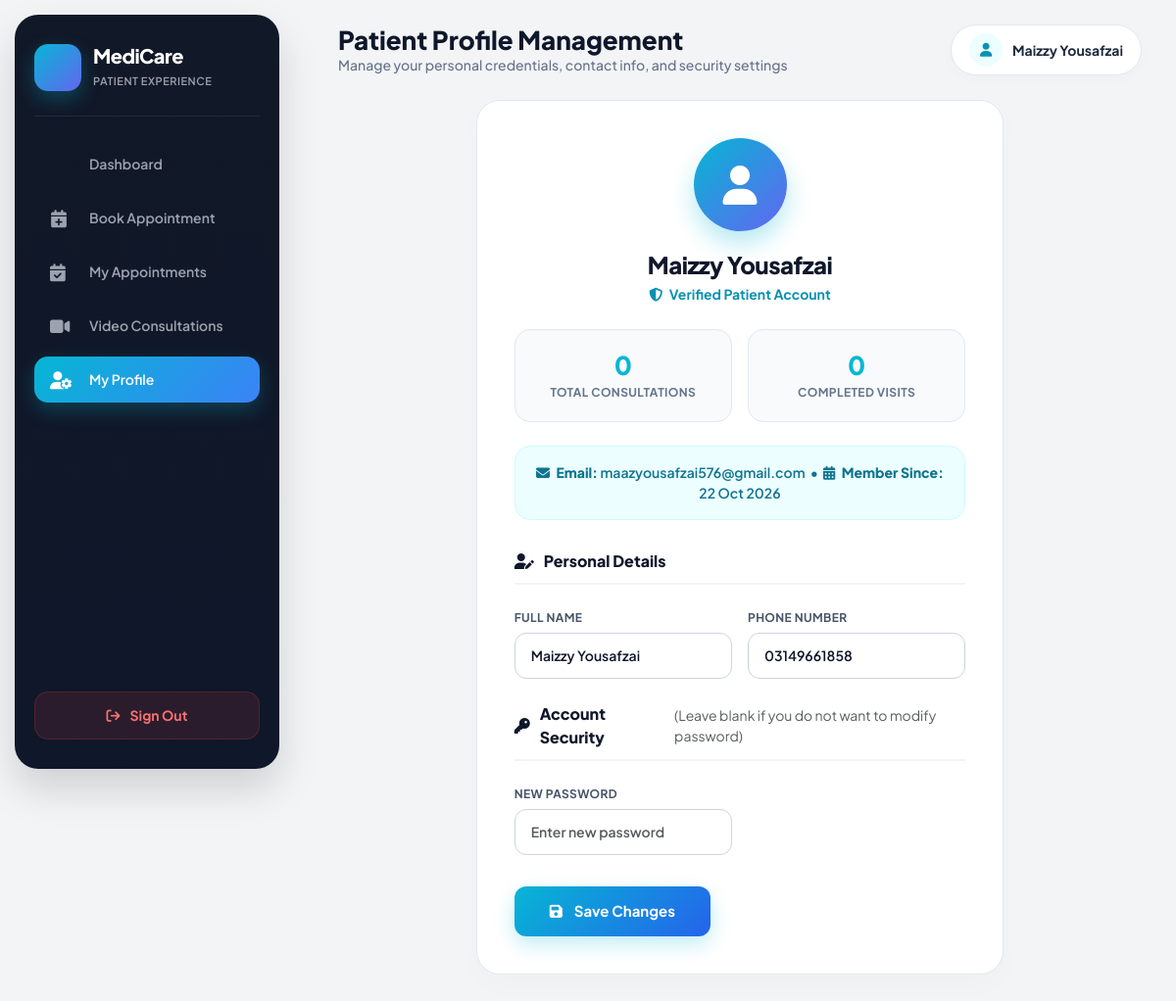
The app's page /patient/profile.php (signed in) with its own data.
### tables this page shows
CREATE TABLE `users` (
  `id` int(11) NOT NULL,
  `fullname` varchar(100) NOT NULL,
  `email` varchar(100) NOT NULL,
  `phone` varchar(20) DEFAULT NULL,
  `password` varchar(255) NOT NULL,
  `role` enum('patient','doctor','admin') NOT NULL,
  `status` enum('active','pending','blocked') DEFAULT 'active',
  `created_at` timestamp NOT NULL DEFAULT current_timestamp(),
  `specialization` varchar(255) DEFAULT NULL
);

### patient/profile.php (the view, shortened to what this page needs)
<?php
include '../db/connection.php';
$patient_id = intval($_SESSION['user_id']);
$user_res = mysqli_query($conn, "SELECT * FROM users WHERE id = $patient_id");
$user     = mysqli_fetch_assoc($user_res);
$total_res     = mysqli_query($conn, "SELECT COUNT(*) as cnt FROM appointments WHERE patient_id = $patient_id");
$completed_res = mysqli_query($conn, "SELECT COUNT(*) as cnt FROM appointments WHERE patient_id = $patient_id AND status = 'completed'");
$total     = mysqli_fetch_assoc($total_res)['cnt'];
$completed = mysqli_fetch_assoc($completed_res)['cnt'];
?>
<!DOCTYPE html>
<html lang="en">
<head>
    <link href="https://cdn.jsdelivr.net/npm/bootstrap@5.3.0/dist/css/bootstrap.min.css" rel="stylesheet">
    <link href="https://cdnjs.cloudflare.com/ajax/libs/font-awesome/6.4.0/css/all.min.css" rel="stylesheet">
</head>
<body>
<div class="sidebar">
    <div>
        <div class="brand-box">
            <div class="brand-icon">
            </div>
            <div>
                <h1 class="brand-title">MediCare</h1>
                <span class="brand-subtitle">Patient Experience</span>
            </div>
        </div>
        <div class="nav-menu">
            <a href="dashboard.php" class="nav-item-link">
                <i class="fas fa-grid-2 me-1"></i> Dashboard
            </a>
            <a href="book_appointment.php" class="nav-item-link">
                <i class="fas fa-calendar-plus me-1"></i> Book Appointment
            </a>
            <a href="my_appointments.php" class="nav-item-link">
                <i class="fas fa-calendar-check me-1"></i> My Appointments
            </a>
            <a href="video_call.php" class="nav-item-link">
                <i class="fas fa-video me-1"></i> Video Consultations
            </a>
            <a href="profile.php" class="nav-item-link active">
                <i class="fas fa-user-gear me-1"></i> My Profile
            </a>
        </div>
    </div>
    <div>
        <a href="../logout.php" class="btn-logout-sidebar">
            <i class="fas fa-arrow-right-from-bracket"></i> Sign Out
        </a>
    </div>
</div>
<div class="workspace">
    <div class="header-bar">
        <div class="header-title">
            <h4>Patient Profile Management</h4>
            <p>Manage your personal credentials, contact info, and security settings</p>
        </div>
        <div class="user-pill">
            <div class="avatar-circle"><i class="fas fa-user"></i></div>
            <span><?php echo htmlspecialchars($_SESSION['user_name']); ?></span>
        </div>
    </div>
    <div class="row">
        <div class="col-lg-8 mx-auto">
            <div class="profile-card">
                <div class="profile-avatar">
                    <i class="fas fa-user"></i>
                </div>
                <div class="profile-name"><?php echo htmlspecialchars($user['fullname']); ?></div>
                <div class="profile-role">
                    <i class="fas fa-shield-alt me-1 text-cyan"></i> Verified Patient Account
                </div>
                <div class="row g-3 mb-4">
                    <div class="col-md-6">
                        <div class="stat-mini">
                            <h4><?php echo $total; ?></h4>
                            <p>Total Consultations</p>
                        </div>
                    </div>
                    <div class="col-md-6">
                        <div class="stat-mini">
                            <h4><?php echo $completed; ?></h4>
                            <p>Completed Visits</p>
                        </div>
                    </div>
                </div>
                <div class="info-badge">
                    <p class="mb-0">
                        <i class="fas fa-envelope text-cyan me-1"></i> <strong>Email:</strong> <?php echo htmlspecialchars($user['email']); ?>
                        &nbsp;&bull;&nbsp;
                        <i class="fas fa-calendar-alt text-cyan me-1"></i> <strong>Member Since:</strong> <?php echo date('d M Y', strtotime($user['created_at'])); ?>
                    </p>
                </div>
                <form method="POST">
                    <div class="section-title">
                        <i class="fas fa-user-edit text-cyan"></i> Personal Details
                    </div>
                    <div class="row g-3">
                        <div class="col-md-6">
                            <label class="form-label">Full Name</label>
                            <input type="text" class="form-control" name="fullname" value="<?php echo htmlspecialchars($user['fullname']); ?>" required>
                        </div>
                        <div class="col-md-6">
                            <label class="form-label">Phone Number</label>
                            <input type="text" class="form-control" name="phone" value="<?php echo htmlspecialchars($user['phone']); ?>" placeholder="e.g. 03001234567">
                        </div>
                    </div>
                    <div class="section-title mt-4">
                        <i class="fas fa-key text-cyan"></i> Account Security
                        <small class="text-muted fw-normal fs-7 ms-2">(Leave blank if you do not want to modify password)</small>
                    </div>
                    <div class="row g-3">
                        <div class="col-md-6">
                            <label class="form-label">New Password</label>
                            <input type="password" class="form-control" name="new_password" placeholder="Enter new password">
                        </div>
                    </div>
                    <div class="mt-4 pt-2">
                        <button type="submit" class="btn-update">
                            <i class="fas fa-save me-1"></i> Save Changes
                        </button>
                    </div>
                </form>
            </div>
        </div>
    </div>
</div>
</body>
</html>

### records on screen
users: fullname "Maizzy Yousafzai", email "maazyousafzai576@gmail.com", created_at "22 Oct 2026", phone "03149661858"

### other values on screen
$_SESSION['user_name'] "Maizzy Yousafzai"
$total "0"
$completed "0"
